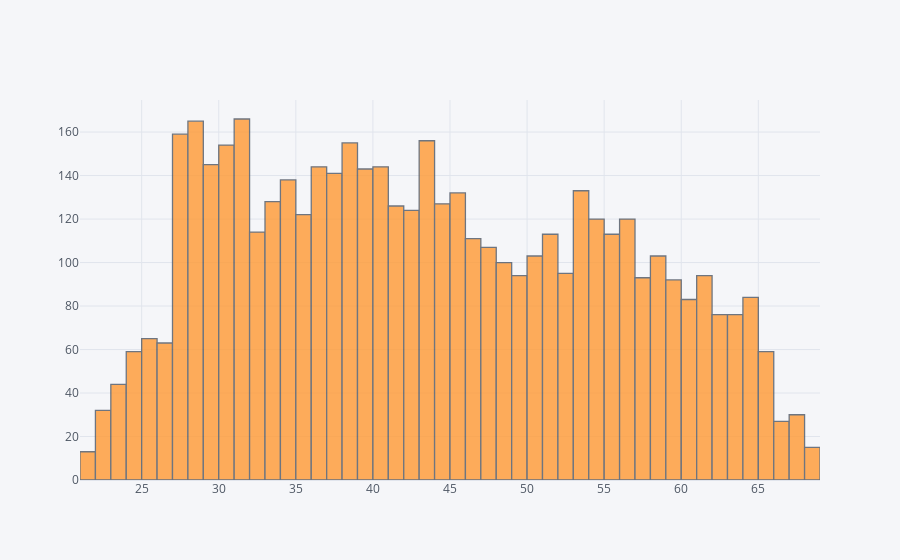

This figure's notebook cell:
### Code cell
(loan['DAYS_BIRTH']/(-365)).iplot(kind='histogram',bins=50)

### Figure 1 — Plotly figure (JSON) as saved in the notebook; plotly's stock layout.template omitted (floating-point values rounded to 4 significant figures; data arrays with more than 128 entries replaced by an {"elided": "..."} marker saying what was removed)
{"data": [{"histfunc": "count", "histnorm": "", "marker": {"color": "rgba(255, 153, 51, 1.0)", "line": {"color": "#4D5663", "width": 1.3}}, "name": "DAYS_BIRTH", "nbinsx": 50, "opacity": 0.8, "orientation": "v", "type": "histogram", "x": {"elided": "5000 float values"}}], "layout": {"barmode": "overlay", "legend": {"bgcolor": "#F5F6F9", "font": {"color": "#4D5663"}}, "paper_bgcolor": "#F5F6F9", "plot_bgcolor": "#F5F6F9", "title": {"font": {"color": "#4D5663"}}, "xaxis": {"gridcolor": "#E1E5ED", "showgrid": true, "tickfont": {"color": "#4D5663"}, "title": {"font": {"color": "#4D5663"}, "text": ""}, "zerolinecolor": "#E1E5ED"}, "yaxis": {"gridcolor": "#E1E5ED", "showgrid": true, "tickfont": {"color": "#4D5663"}, "title": {"font": {"color": "#4D5663"}, "text": ""}, "zerolinecolor": "#E1E5ED"}}}
